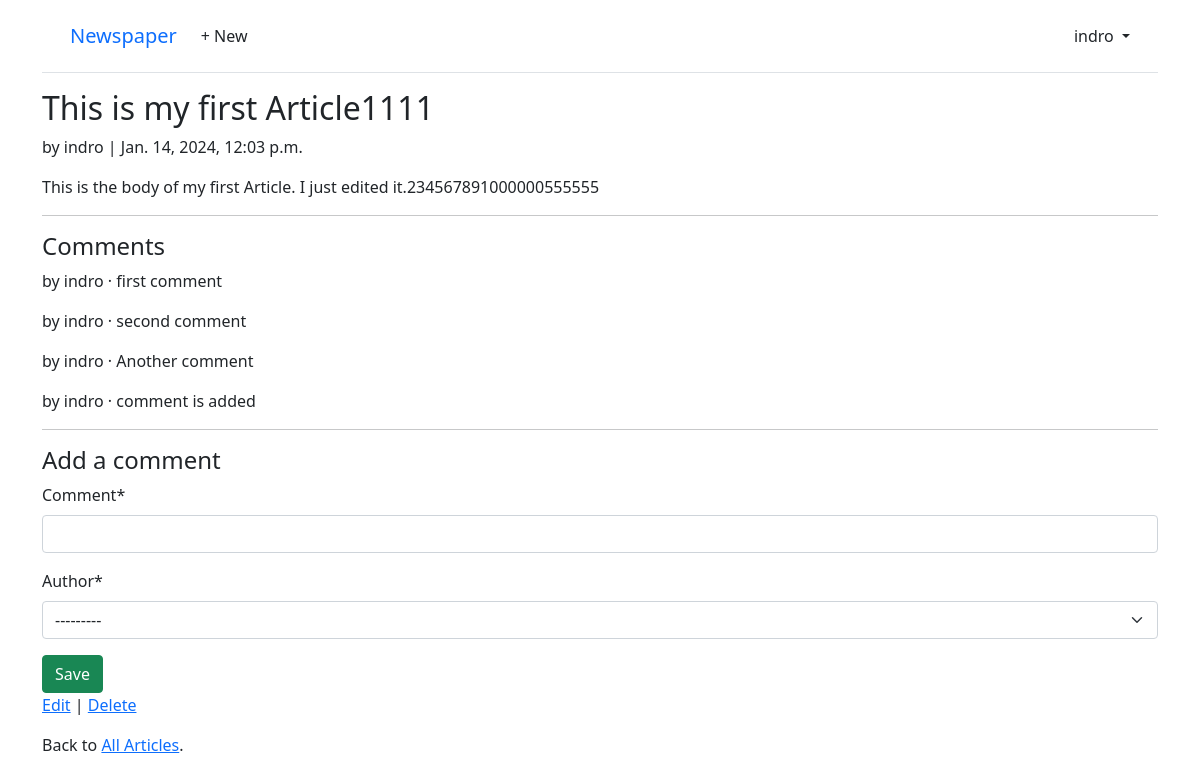
The app's page /articles/1/ (signed in) with its own data.
### accounts/models.py (models this page shows)
class CustomUser(AbstractUser):
    age = models.PositiveBigIntegerField(null=True, blank=True)

### articles/models.py (models this page shows, shortened)
class Article(models.Model):
    title = models.CharField(max_length=255)
    body = models.TextField()
    date = models.DateTimeField(auto_now_add=True)
    author = models.ForeignKey(settings.AUTH_USER_MODEL, on_delete=models.CASCADE,
    )

class Comment(models.Model):
    article = models.ForeignKey(Article, on_delete=models.CASCADE)
    comment = models.CharField(max_length=150)
    author = models.ForeignKey(settings.AUTH_USER_MODEL, on_delete=models.CASCADE,)
    def __str__(self):
        return self.comment

### articles/views.py (the view, shortened to what this page needs)
# urls.py: path("<int:pk>/", ArticleDetailView.as_view(), name='article_detail'),
class ArticleDetailView(LoginRequiredMixin, View):
    def get(self, request, *args, **kwargs):
        view = CommentGet.as_view()
        return view(request, *args, **kwargs)

### articles/forms.py
class CommentForm(forms.ModelForm):
    class Meta:
        model = Comment
        fields = ("comment", "author")

### articles/views.py (called while the page is built)
    def get_context_data(self, **kwargs):
        context = super().get_context_data(**kwargs)
        context['form'] = CommentForm()
        return context

### templates/article_detail.html
{% extends "base.html" %}
{% load crispy_forms_tags %}
{% block content %}
<div class="article-entry">
    <h2>{{ article.title }}</h2>
    <p>by {{ article.author }} | {{ article.date }}</p>
    <p>{{ article.body }}</p>
</div>
<hr>
<h4>Comments</h4>
{% for comment in article.comment_set.all %}
    <p>by {{ comment.author }} &middot; {{ comment }}</p>
{% endfor %}
<hr>
<h4>Add a comment</h4>
    <form action="" method="post">{% csrf_token %}
        {{ form|crispy }}
        <button class="btn btn-success ml-2" type="submit">Save</button>
    </form>
<p><a href="{% url 'article_edit' article.pk %}">Edit</a> |
    <a href="{% url 'article_delete' article.pk %}">Delete</a></p>
<p>Back to <a href="{% url 'article_list' %}">All Articles</a>.</p>
{% endblock content %}

### templates/base.html (shortened to what this page needs)
<!DOCTYPE html>
<html>
    <head>
        <link href="https://cdn.jsdelivr.net/npm/bootstrap@5.1.1/dist/css/bootstrap.min.css" rel="stylesheet" rel="stylesheet">
    </head>
    <body>
        <div class="container">
            <header class="p-3 mb-3 border-bottom">
                <div class="container">
                    <div class="d-flex flex-wrap align-items-center justify-content-center justify-content-lg-start">
                        <a class="navbar-brand" href="{% url 'home' %}">Newspaper</a>
                        <ul class="nav col-12 col-lg-auto me-lg-auto mb-2 justify-content-center
                      mb-md-0">
                        {% if user.is_authenticated %}
                            <li><a href="{% url 'article_new' %}" class="nav-link px-2 link-dark">+ New</a></li>
                        </ul>
                        <div class="dropdown text-end">
                                <a href="#" class="d-block link-dark text-decoration-none dropdown-toggle"
                                    id="dropdownUser1" data-bs-toggle="dropdown" aria-expanded="false">
                                    {{ user.username }}
                                </a>
                        </div>
                        {% else %}
                        </ul>
                        <div class="text-end">
                            <a href="{% url 'login' %}" class="btn btn-outline-primary me-2"> Log In</a>
                            <a href="{% url 'signup' %}" class="btn btn-primary">Sign Up</a> </div>
                        {% endif %} </div>
                        </div>
            </header>
        <main>
        {% block content %}
        {% endblock content %}
        </main>
    </body>
</html>

### records on screen
CustomUser: username "indro"
Article: title "This is my first Article1111", author "indro", date "Jan. 14, 2024, 12:03 p.m.", body "This is the body of my first Article. I just edited it.234567891000000555555"
Comment: author "indro", comment "first comment"
Comment: author "indro", comment "second comment"
Comment: author "indro", comment "Another comment"
Comment: author "indro", comment "comment is added"
